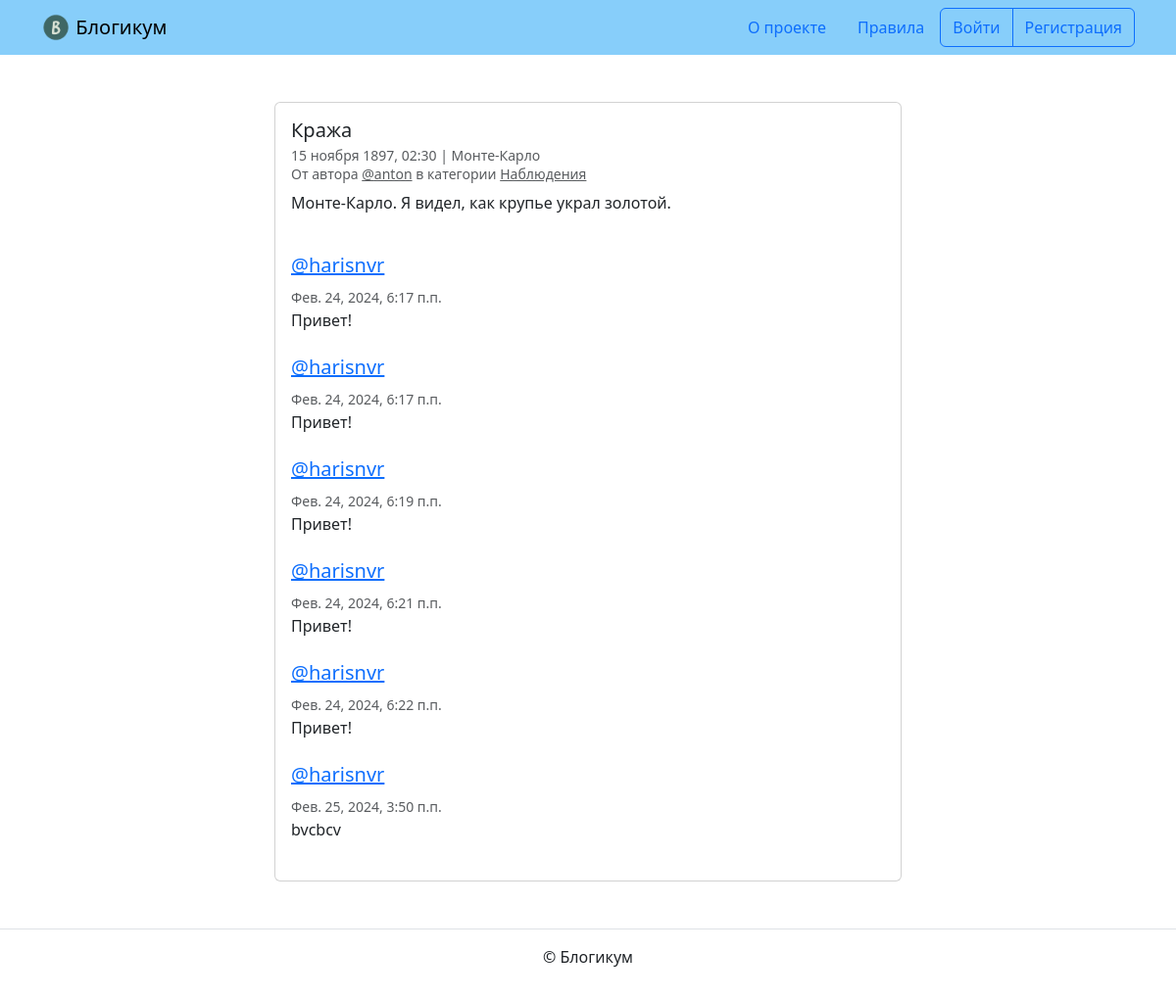
Before: /posts/22/ with the older database file.
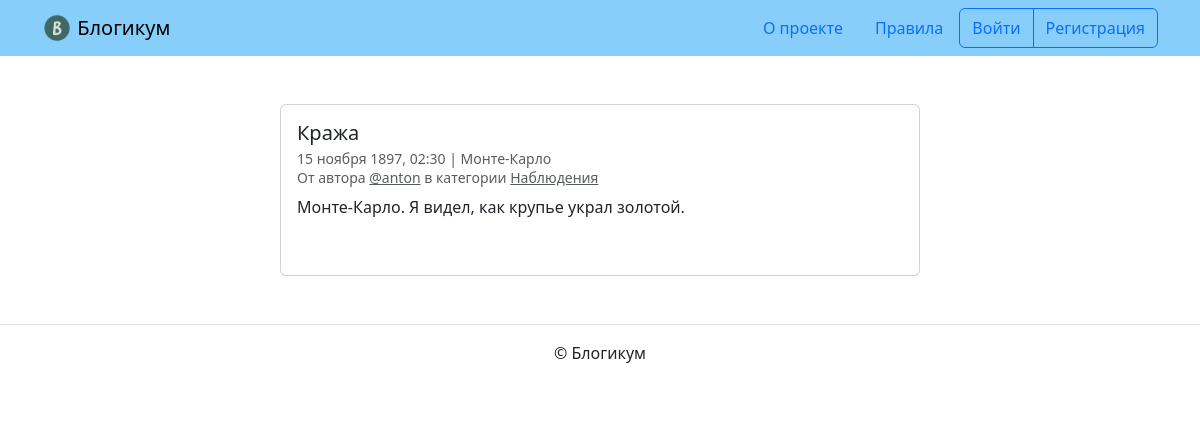
After: the same page with the newer database file.
### blog/models.py (models this page shows, shortened)
class BaseModel(models.Model):
    is_published = models.BooleanField(
        default=True,
        verbose_name='Опубликовано',
        help_text='Снимите галочку, чтобы скрыть публикацию.'
    )
    created_at = models.DateTimeField(
        auto_now_add=True,
        verbose_name='Добавлено'
    )
    class Meta:
        abstract = True

class Post(BaseModel):
    title = models.CharField(
        max_length=MX_CHARS,
        verbose_name='Заголовок'
    )
    text = models.TextField(
        verbose_name='Текст'
    )
    pub_date = models.DateTimeField(
        verbose_name='Дата и время публикации',
        help_text='Если установить дату и время в будущем — можно делать '
                  'отложенные публикации.'
    )
    author = models.ForeignKey(
        USER,
        on_delete=models.CASCADE,
        verbose_name='Автор публикации',
        related_name='posts'
    )
    location = models.ForeignKey(
        Location,
        on_delete=models.SET_NULL,
        blank=True,
        null=True,
        verbose_name='Местоположение',
        related_name='posts'
    )
    category = models.ForeignKey(
        Category,
        on_delete=models.SET_NULL,
        null=True,
        verbose_name='Категория',
        related_name='posts'
    )
    image = models.ImageField(
        verbose_name='Фото',
        upload_to='post_images',
        blank=True
    )
    comment_count = models.IntegerField(
        default=0,
        verbose_name='Кол-во комментов',
    )
    class Meta:
        verbose_name = 'публикация'
        verbose_name_plural = 'Публикации'
        ordering = ['-pub_date']

class Location(BaseModel):
    name = models.CharField(
        max_length=MX_CHARS,
        verbose_name='Название места'
    )
    class Meta:
        verbose_name = 'местоположение'
        verbose_name_plural = 'Местоположения'

class Category(BaseModel):
    title = models.CharField(
        max_length=MX_CHARS,
        verbose_name='Заголовок'
    )
    description = models.TextField(
        verbose_name='Описание'
    )
    slug = models.SlugField(
        unique=True,
        verbose_name='Идентификатор',
        help_text='Идентификатор страницы для URL; разрешены символы '
                  'латиницы, цифры, дефис и подчёркивание.'
    )
    class Meta:
        verbose_name = 'категория'
        verbose_name_plural = 'Категории'

class Commentary(models.Model):
    text = models.TextField('Текст комментария')
    post = models.ForeignKey(
        Post,
        on_delete=models.CASCADE,
        related_name='commentary',
    )
    created_at = models.DateTimeField(auto_now_add=True)
    author = models.ForeignKey(USER, on_delete=models.CASCADE)
    class Meta:
        ordering = ('created_at',)
        verbose_name = 'комментарий'
        verbose_name_plural = 'Комментарии'

### blog/views.py (the view)
# urls.py: path('posts/<int:post_id>/', views.detail, name='post_detail'),
def detail(request, post_id):
    post = get_object_or_404(Post, pk=post_id)
    form = CommentaryForm()
    comments = (Commentary.objects.filter(post_id=post_id)
                .order_by('created_at'))
    template = 'blog/detail.html'
    context = {'post': post, 'form': form, 'comments': comments}
    return render(request, template, context)

### templates/blog/detail.html (shortened to what this page needs)
{% extends "base.html" %}
{% block content %}
  <div class="col d-flex justify-content-center">
    <div class="card" style="width: 40rem;">
      <div class="card-body">
        <h5 class="card-title">{{ post.title }}</h5>
        <h6 class="card-subtitle mb-2 text-muted">
          <small>
            {{ post.pub_date|date:"d E Y, H:i" }} | {% if post.location and post.location.is_published %}{{ post.location.name }}{% else %}Планета Земля{% endif %}<br>
            От автора <a class="text-muted" href="{% url 'blog:profile' post.author.username %}">@{{ post.author.username }}</a> в
            категории {% include "includes/category_link.html" %}
          </small>
        </h6>
        <p class="card-text">{{ post.text|linebreaksbr }}</p>
        {% if post.is_published and post.category.is_published %}
        {% include "includes/comments.html" %}
        {% endif %}
      </div>
    </div>
  </div>
{% endblock %}

### templates/base.html (shortened to what this page needs)
{% load static %}
{% load django_bootstrap5 %}
<!DOCTYPE html>
<html lang="ru">
  <head>
    {% bootstrap_css %}
  </head>
  <body>
    {% include "includes/header.html" %}
    <main>
      <div class="container py-5">
        {% block content %}{% endblock %}
      </div>
    </main>
    {% include "includes/footer.html" %}
  </body>
</html>

### templates/includes/header.html
{% load static %}
<header>
  <nav class="navbar navbar-light" style="background-color: lightskyblue">
    <div class="container">
      <a class="navbar-brand" href="{% url 'blog:homepage' %}">
        <img src="{% static 'img/logo.png' %}" width="30" height="30" class="d-inline-block align-top" alt="">
        Блогикум
      </a>
      {% with request.resolver_match.view_name as view_name %}
        <ul class="nav  nav-pills">
          <li class="nav-item">
            <a class="nav-link {% if view_name == 'pages:about' %} text-white {% endif %}" href="{% url 'pages:about' %}">
              О проекте
            </a>
          </li>
          <li class="nav-item">
            <a class="nav-link {% if view_name == 'pages:rules' %} text-white {% endif %}" href="{% url 'pages:rules' %}">
              Правила
            </a>
          </li>
          {% if user.is_authenticated %}
            <div class="btn-group" role="group" aria-label="Basic outlined example">
              <button type="button" class="btn btn-outline-primary"><a class="text-decoration-none text-reset"
                  href="{% url 'blog:create_post' %}">Написать пост</a></button>
              <button type="button" class="btn btn-outline-primary"><a class="text-decoration-none text-reset"
                  href="{% url 'blog:profile' user.username %}">{{ user.username }}</a></button>
              <button type="button" class="btn btn-outline-primary"><a class="text-decoration-none text-reset"
                  href="{% url 'logout' %}">Выйти</a></button>
            </div>
          {% else %}
            <div class="btn-group" role="group" aria-label="Basic outlined example">
              <button type="button" class="btn btn-outline-primary"><a class="text-decoration-none text-reset"
                  href="{% url 'login' %}">Войти</a></button>
              <button type="button" class="btn btn-outline-primary"><a class="text-decoration-none text-reset"
                  href="{% url 'registration' %}">Регистрация</a></button>
            </div>
          {% endif %}
        </ul>
      {% endwith %}
    </div>
  </nav>
</header>

### templates/includes/category_link.html
<a class="text-muted" href="{% url 'blog:category_posts' post.category.slug %}">
  {{ post.category.title }}
</a>

### templates/includes/comments.html (shortened to what this page needs)
{% if user.is_authenticated %}
  {% load django_bootstrap5 %}
{% endif %}
<br>
{% for comment in comments %}
  <div class="media mb-4">
    <div class="media-body">
      <h5 class="mt-0">
        <a href="{% url 'blog:profile' comment.author.username %}" name="comment_{{ comment.id }}">
          @{{ comment.author.username }}
        </a>
      </h5>
      <small class="text-muted">{{ comment.created_at }}</small>
      <br>
      {{ comment.text|linebreaksbr }}
    </div>
  </div>
{% endfor %}

### templates/includes/footer.html
<footer class="border-top text-center py-3">
  <p>© Блогикум</p>
</footer>

Changed rows visible on the page:
removed Commentary: author.username "harisnvr", created_at "Фев. 24, 2024, 6:17 п.п.", text "Привет!"
removed Commentary: author.username "harisnvr", created_at "Фев. 24, 2024, 6:17 п.п.", text "Привет!"
removed Commentary: author.username "harisnvr", created_at "Фев. 24, 2024, 6:19 п.п.", text "Привет!"
removed Commentary: author.username "harisnvr", created_at "Фев. 24, 2024, 6:21 п.п.", text "Привет!"
removed Commentary: author.username "harisnvr", created_at "Фев. 24, 2024, 6:22 п.п.", text "Привет!"
removed Commentary: author.username "harisnvr", created_at "Фев. 25, 2024, 3:50 п.п.", text "bvcbcv"
